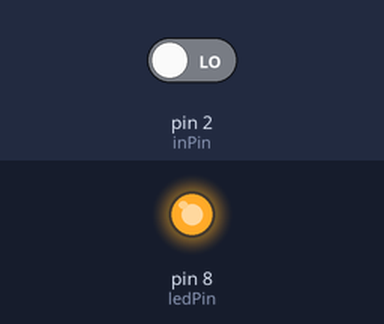
Bench run of a sketch on a simulated Arduino Uno, built with avr-gcc and run on an emulated ATmega328P. Parts: output pins drawn as LEDs (lit = HIGH). Inputs (shaded band) come from the test bench; at power-on: pin 2 (inPin) LOW.

Above: at 1.2 s.
1.3 s: pin 2 (inPin) driven HIGH
At 1.6 s:
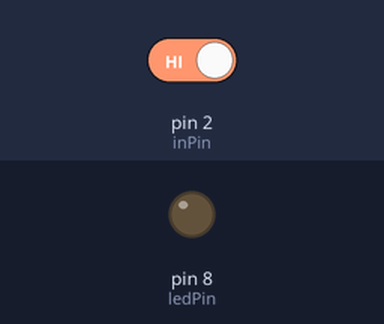
2.8 s: pin 2 (inPin) driven LOW
At 3.9 s:
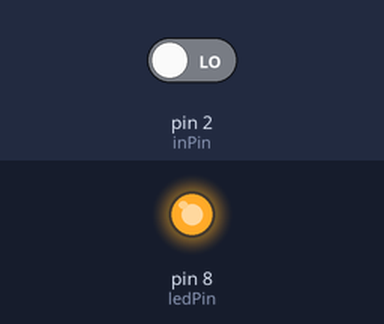
Timing chart, 0 to 5.8 s (numbered marks = the images above; inputs shaded):
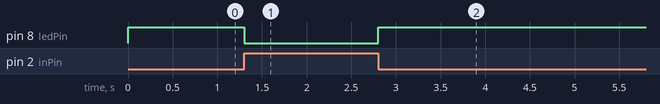

The sketch:

PushButton.ino
```cpp
/* Basic Digital Read
 * ------------------
 *
 * turns on and off a light emitting diode(LED) connected to digital
 * pin 13, when pressing a pushbutton attached to pin 7. It illustrates the
 * concept of Active-Low, which consists in connecting buttons using a
 * 1K to 10K pull-up resistor.
 *
 * Created 1 December 2005
 * copyleft 2005 DojoDave <http://www.0j0.org>
 *
 */

int ledPin = 8;  // choose the pin for the LED
int inPin = 2;   // choose the input pin (for a pushbutton)
int val = 0;     // variable for reading the pin status

void setup() {
  pinMode(ledPin, OUTPUT);  // declare LED as output
  pinMode(inPin, INPUT);    // declare pushbutton as input
}

void loop(){
  val = digitalRead(inPin);     // read input value
  if (val == HIGH) {            // check if the input is HIGH (button released)
    digitalWrite(ledPin, LOW);  // turn LED OFF
  } else {
    digitalWrite(ledPin, HIGH); // turn LED ON
  }
}
```

Measured:
- after the input at 1.3 s, pin 8 (ledPin): HIGH → LOW at once
- after the input at 2.8 s, pin 8 (ledPin): LOW → HIGH at once
